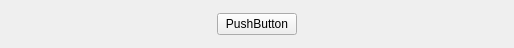
<?xml version="1.0" encoding="UTF-8"?>
<ui version="4.0">
 <class>ButtonGroup</class>
 <widget class="QWidget" name="ButtonGroup">
  <property name="geometry">
   <rect>
    <x>0</x>
    <y>0</y>
    <width>514</width>
    <height>48</height>
   </rect>
  </property>
  <property name="windowTitle">
   <string>Form</string>
  </property>
  <layout class="QVBoxLayout" name="verticalLayout">
   <property name="spacing">
    <number>0</number>
   </property>
   <property name="leftMargin">
    <number>0</number>
   </property>
   <property name="topMargin">
    <number>0</number>
   </property>
   <property name="rightMargin">
    <number>0</number>
   </property>
   <property name="bottomMargin">
    <number>0</number>
   </property>
   <item>
    <widget class="QStackedWidget" name="stackedWidget">
     <property name="currentIndex">
      <number>0</number>
     </property>
     <widget class="QWidget" name="startPage">
      <layout class="QHBoxLayout" name="horizontalLayout">
       <item>
        <spacer name="horizontalSpacer">
         <property name="orientation">
          <enum>Qt::Horizontal</enum>
         </property>
         <property name="sizeHint" stdset="0">
          <size>
           <width>202</width>
           <height>20</height>
          </size>
         </property>
        </spacer>
       </item>
       <item>
        <widget class="MyButton" name="start">
         <property name="text">
          <string>PushButton</string>
         </property>
        </widget>
       </item>
       <item>
        <spacer name="horizontalSpacer_2">
         <property name="orientation">
          <enum>Qt::Horizontal</enum>
         </property>
         <property name="sizeHint" stdset="0">
          <size>
           <width>201</width>
           <height>20</height>
          </size>
         </property>
        </spacer>
       </item>
      </layout>
     </widget>
     <widget class="QWidget" name="playCardPage">
      <layout class="QHBoxLayout" name="horizontalLayout_3">
       <item>
        <spacer name="horizontalSpacer_3">
         <property name="orientation">
          <enum>Qt::Horizontal</enum>
         </property>
         <property name="sizeHint" stdset="0">
          <size>
           <width>202</width>
           <height>20</height>
          </size>
         </property>
        </spacer>
       </item>
       <item>
        <widget class="MyButton" name="playCard">
         <property name="text">
          <string>PushButton</string>
         </property>
        </widget>
       </item>
       <item>
        <spacer name="horizontalSpacer_4">
         <property name="orientation">
          <enum>Qt::Horizontal</enum>
         </property>
         <property name="sizeHint" stdset="0">
          <size>
           <width>201</width>
           <height>20</height>
          </size>
         </property>
        </spacer>
       </item>
      </layout>
     </widget>
     <widget class="QWidget" name="PassorPlayPage">
      <layout class="QHBoxLayout" name="horizontalLayout_2">
       <item>
        <spacer name="horizontalSpacer_6">
         <property name="orientation">
          <enum>Qt::Horizontal</enum>
         </property>
         <property name="sizeHint" stdset="0">
          <size>
           <width>144</width>
           <height>20</height>
          </size>
         </property>
        </spacer>
       </item>
       <item>
        <widget class="MyButton" name="pass">
         <property name="text">
          <string>PushButton</string>
         </property>
        </widget>
       </item>
       <item>
        <spacer name="horizontalSpacer_5">
         <property name="orientation">
          <enum>Qt::Horizontal</enum>
         </property>
         <property name="sizeType">
          <enum>QSizePolicy::Fixed</enum>
         </property>
         <property name="sizeHint" stdset="0">
          <size>
           <width>25</width>
           <height>20</height>
          </size>
         </property>
        </spacer>
       </item>
       <item>
        <widget class="MyButton" name="playCard2">
         <property name="text">
          <string>PushButton</string>
         </property>
        </widget>
       </item>
       <item>
        <spacer name="horizontalSpacer_7">
         <property name="orientation">
          <enum>Qt::Horizontal</enum>
         </property>
         <property name="sizeHint" stdset="0">
          <size>
           <width>144</width>
           <height>20</height>
          </size>
         </property>
        </spacer>
       </item>
      </layout>
     </widget>
     <widget class="QWidget" name="callLordPage">
      <layout class="QHBoxLayout" name="horizontalLayout_4">
       <item>
        <spacer name="horizontalSpacer_11">
         <property name="orientation">
          <enum>Qt::Horizontal</enum>
         </property>
         <property name="sizeHint" stdset="0">
          <size>
           <width>52</width>
           <height>20</height>
          </size>
         </property>
        </spacer>
       </item>
       <item>
        <widget class="MyButton" name="giveup">
         <property name="text">
          <string>PushButton</string>
         </property>
        </widget>
       </item>
       <item>
        <spacer name="horizontalSpacer_8">
         <property name="orientation">
          <enum>Qt::Horizontal</enum>
         </property>
         <property name="sizeType">
          <enum>QSizePolicy::Fixed</enum>
         </property>
         <property name="sizeHint" stdset="0">
          <size>
           <width>10</width>
           <height>20</height>
          </size>
         </property>
        </spacer>
       </item>
       <item>
        <widget class="MyButton" name="oneScore">
         <property name="text">
          <string>PushButton</string>
         </property>
        </widget>
       </item>
       <item>
        <spacer name="horizontalSpacer_9">
         <property name="orientation">
          <enum>Qt::Horizontal</enum>
         </property>
         <property name="sizeType">
          <enum>QSizePolicy::Fixed</enum>
         </property>
         <property name="sizeHint" stdset="0">
          <size>
           <width>10</width>
           <height>20</height>
          </size>
         </property>
        </spacer>
       </item>
       <item>
        <widget class="MyButton" name="twoScore">
         <property name="text">
          <string>PushButton</string>
         </property>
        </widget>
       </item>
       <item>
        <spacer name="horizontalSpacer_10">
         <property name="orientation">
          <enum>Qt::Horizontal</enum>
         </property>
         <property name="sizeType">
          <enum>QSizePolicy::Fixed</enum>
         </property>
         <property name="sizeHint" stdset="0">
          <size>
           <width>10</width>
           <height>20</height>
          </size>
         </property>
        </spacer>
       </item>
       <item>
        <widget class="MyButton" name="threeScore">
         <property name="text">
          <string>PushButton</string>
         </property>
        </widget>
       </item>
       <item>
        <spacer name="horizontalSpacer_12">
         <property name="orientation">
          <enum>Qt::Horizontal</enum>
         </property>
         <property name="sizeHint" stdset="0">
          <size>
           <width>51</width>
           <height>20</height>
          </size>
         </property>
        </spacer>
       </item>
      </layout>
     </widget>
     <widget class="QWidget" name="nullPage"/>
    </widget>
   </item>
  </layout>
 </widget>
 <customwidgets>
  <customwidget>
   <class>MyButton</class>
   <extends>QPushButton</extends>
   <header>mybutton.h</header>
  </customwidget>
 </customwidgets>
 <resources/>
 <connections/>
</ui>
